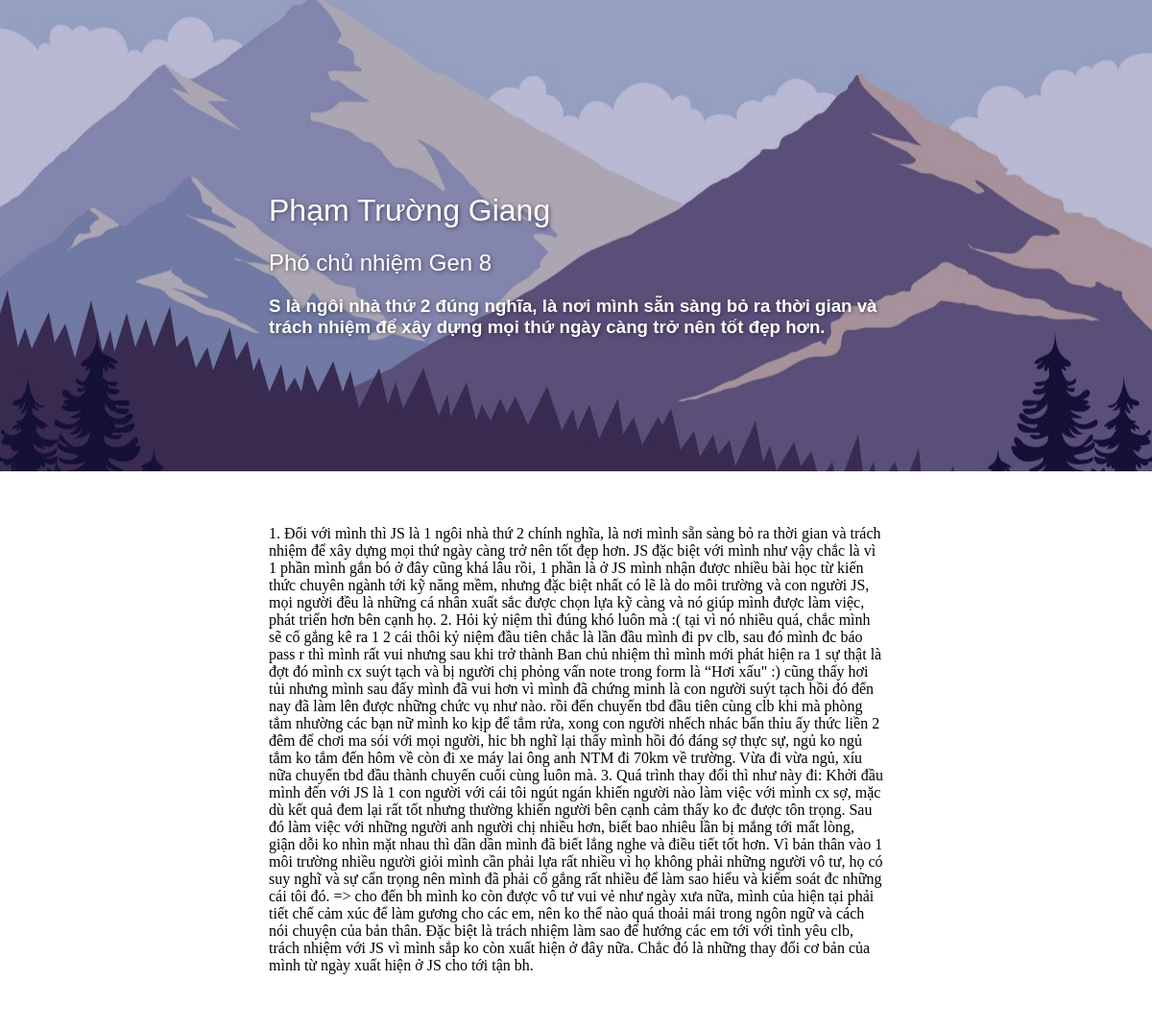
The app's page /blog/view?id=3, older data.
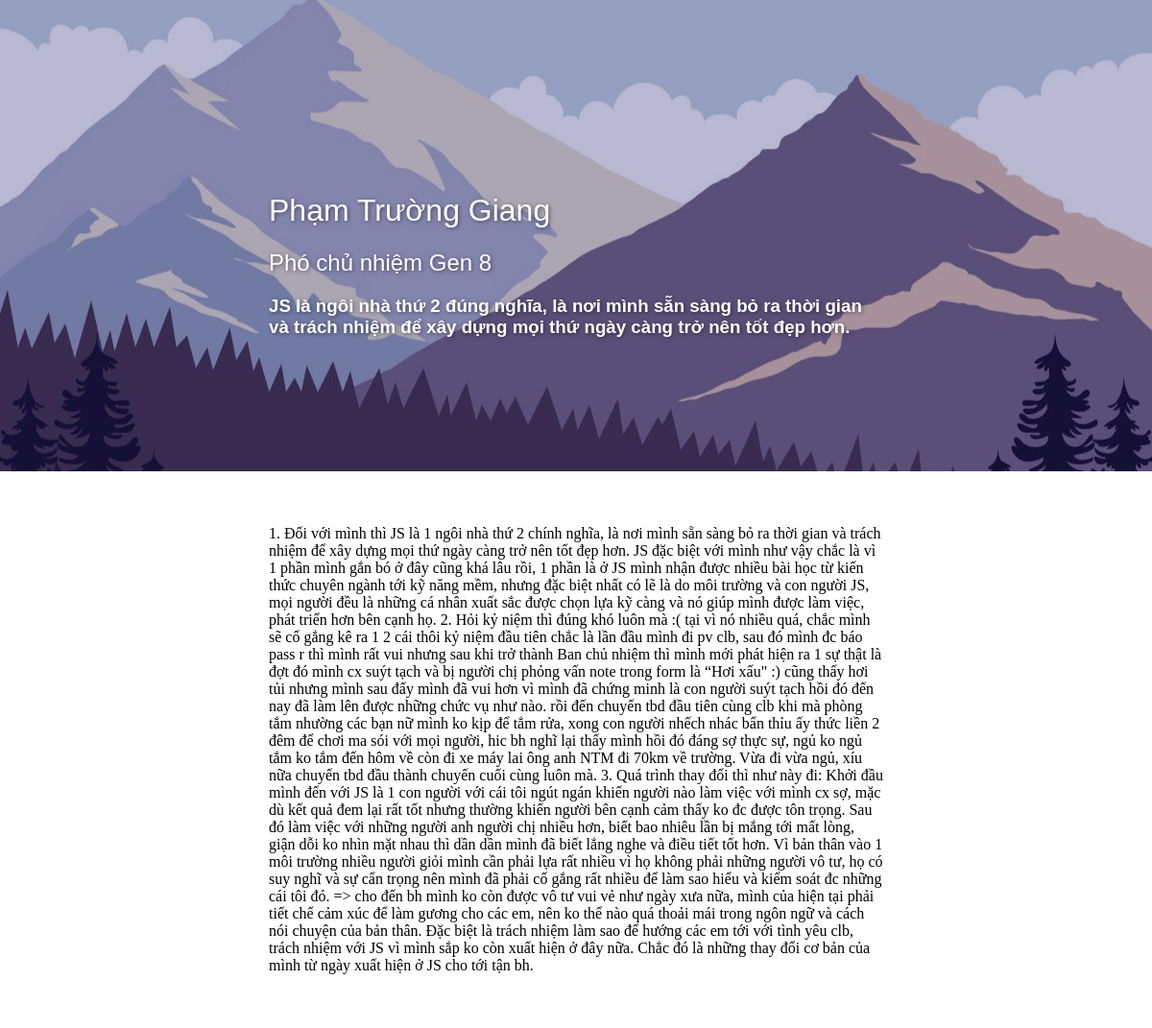
The same page, newer data.
### blog/models/Blog.py (models this page shows)
class Blog(db.Model):
	id = db.Column(db.Integer, primary_key=True)
	content = db.Column(db.String)
	owner = db.Column(db.String)
	subtitle = db.Column(db.String)
	role = db.Column(db.String)
	date = db.Column(db.DateTime)
	image = db.Column(db.String)

### blog/views.py (the view)
@blog.route('/view')
def view_blog():
	id = request.args.get('id', None)
	if id is None:
		return redirect(url_for('homepage.index'))
	blog = BlogController.get_blog_by_id(id)
	return render_template('blog.html', blog=blog)

### blog/models/Blog.py (called while the page is built)
	@staticmethod
	def get_blog_by_id(id):
		return Blog.query.filter_by(id=id).first()

### templates/blog.html (shortened to what this page needs)
<!DOCTYPE html>
<html lang="en">
<head>
	<link rel="stylesheet" href="/static/css/blog.css">
</head>
<body>
	<div class="sample-header">
		<div class="sample-header-section">
			<h1>{{ blog.owner }}</h1>
			<h2>{{ blog.role }}</h2>
			{% if blog.subtitle is not none %}
				<h3>{{ blog.subtitle }}</h3>
			{% endif %}
		</div>
	</div>
	<div class="sample-section-wrap">
		<div class="sample-section">
			<div>
				{{ blog.content|safe }}
			</div>
		</div>
	</div>
</body>
</html>

### static/css/blog.css (style rules this page uses)
body { margin: 0; }
.sample-header { position: fixed; left: 0; top: 0; width: 100%; background-image: url("/static/img/sample-bg.jpg"); background-position: center; background-size: cover; background-repeat: no-repeat; }
.sample-header::before { content: ""; position: absolute; top: 0; right: 0; bottom: 0; left: 0; background-color: MidnightBlue; opacity: 0.3; }
.sample-header-section { position: relative; padding: 15% 0 10%; max-width: 640px; margin-left: auto; margin-right: auto; color: white; text-shadow: 1px 1px 4px rgba(0, 0, 0, 0.5); font-family: "Montserrat", sans-serif; }
h1 { font-weight: 500; }
h2 { font-weight: 400; }
.sample-section-wrap { position: relative; background-color: white; }
.sample-section { position: relative; max-width: 640px; margin-left: auto; margin-right: auto; padding: 40px; }

Row changes from the older to the newer data that the page shows:
changed Blog "Phạm Trường Giang": subtitle "S là ngôi nhà thứ 2 đúng nghĩa, là nơi mình sẵn sàng bỏ ra thời gian và trách nhiệm để xây dựng mọi thứ ngày càng trở nên tốt đẹp hơn." → "JS là ngôi nhà thứ 2 đúng nghĩa, là nơi mình sẵn sàng bỏ ra thời gian và trách nhiệm để xây dựng mọi thứ ngày càng trở nên tốt đẹp hơn."
